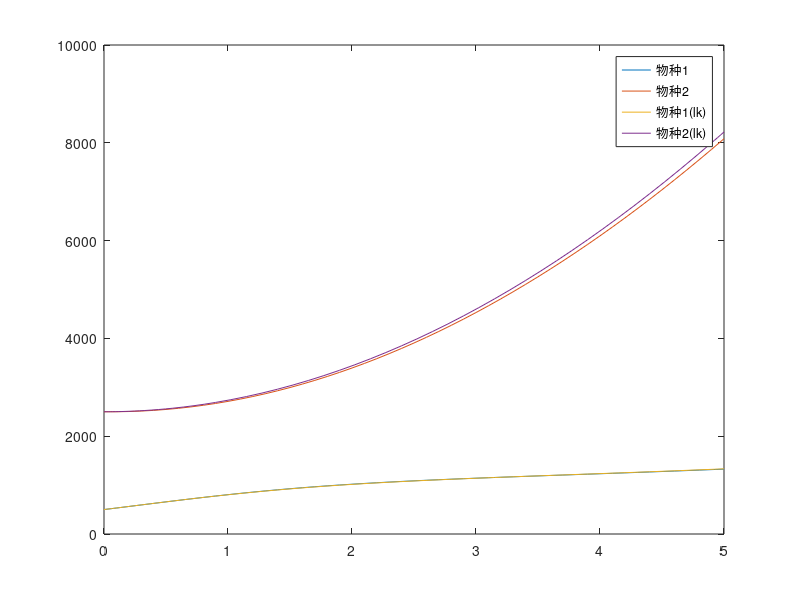

The MATLAB source for this figure:
rou1=1/4;
rou2=3;
N1=1000;
N2=5000;
r1=1;r2=0.2;
h=0.1;
x_0=[N1/2 N2/2];
x_next=@(x) [x(1)+h*r1*x(1)*(1-x(1)/N1+rou1*x(2)/N2) x(2)+h*r2*x(2)*(-1-x(2)/N2+rou2*x(1)/N1)] ;
b=5;
time=0:h:b;
x=x_next(x_0);
xs=[x_0;x ;zeros(b/h-1,2)];
for i=3:b/h+1
    x=x_next(x);
    xs(i,:)=x;
end
plot(time,xs)
hold on

f=@(t,x) [r1*x(1)*(1-x(1)/N1+rou1*x(2)/N2);r2*x(2)*(-1-x(2)/N2+rou2*x(1)/N1)] ;
[time2,x_lk]=ode45(f,[0,b],x_0.');
plot(time2,x_lk)
legend('物种1','物种2','物种1(lk)','物种2(lk)')
hold off
